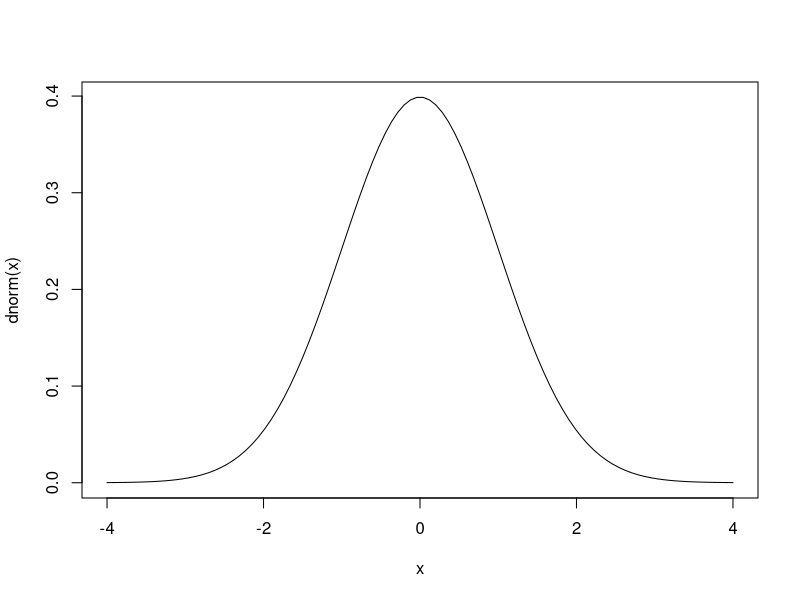

Write the R code that produced this figure.
## ---- chunk 1
knitr::opts_chunk$set(echo = FALSE)
## ---- chunk 2
f0 <- function(x){
  x+1
}
f0(1)
## ---- chunk 3
x <- seq(-4, 4, length.out = 100)
plot(x, dnorm(x), type="l")
